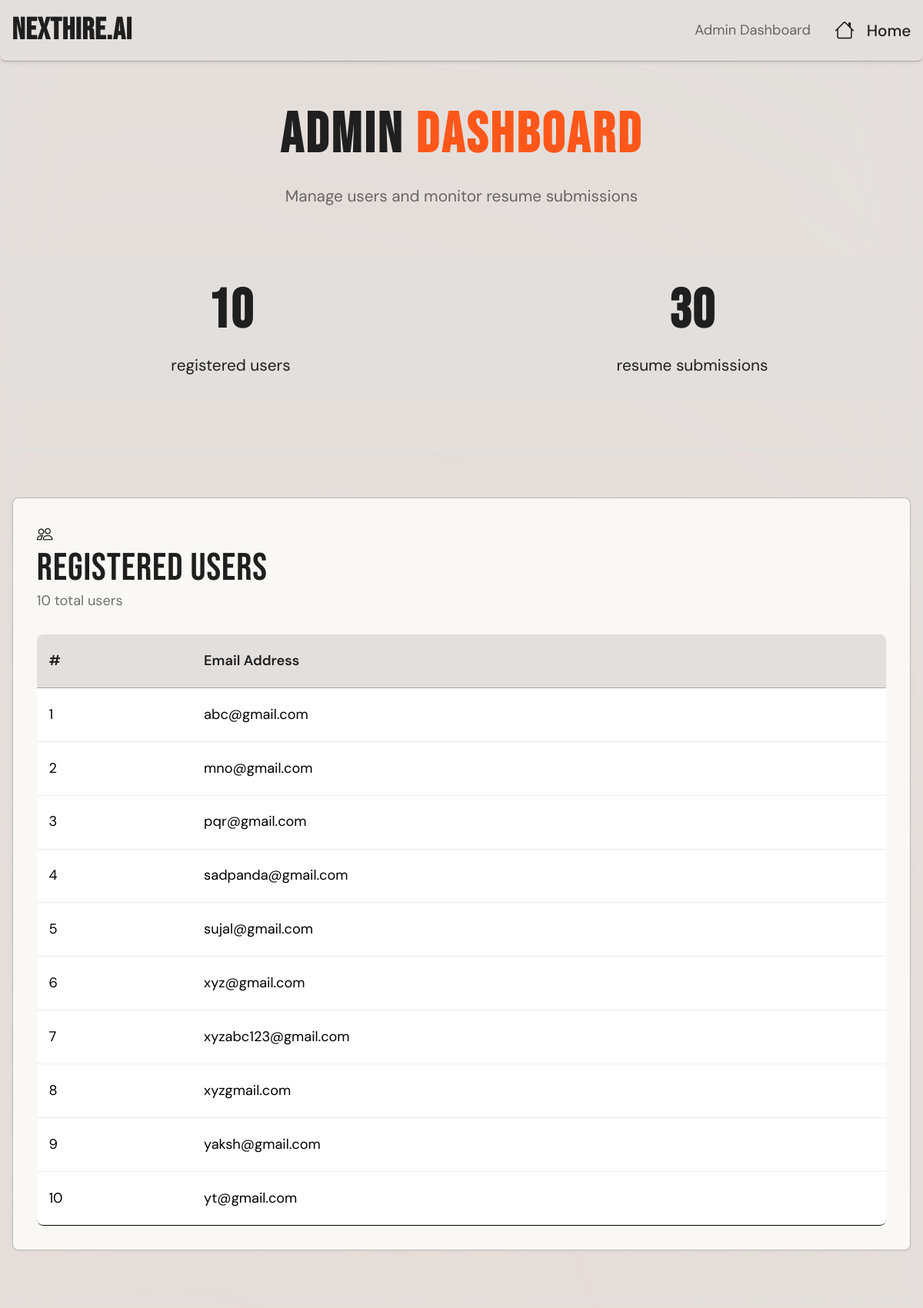
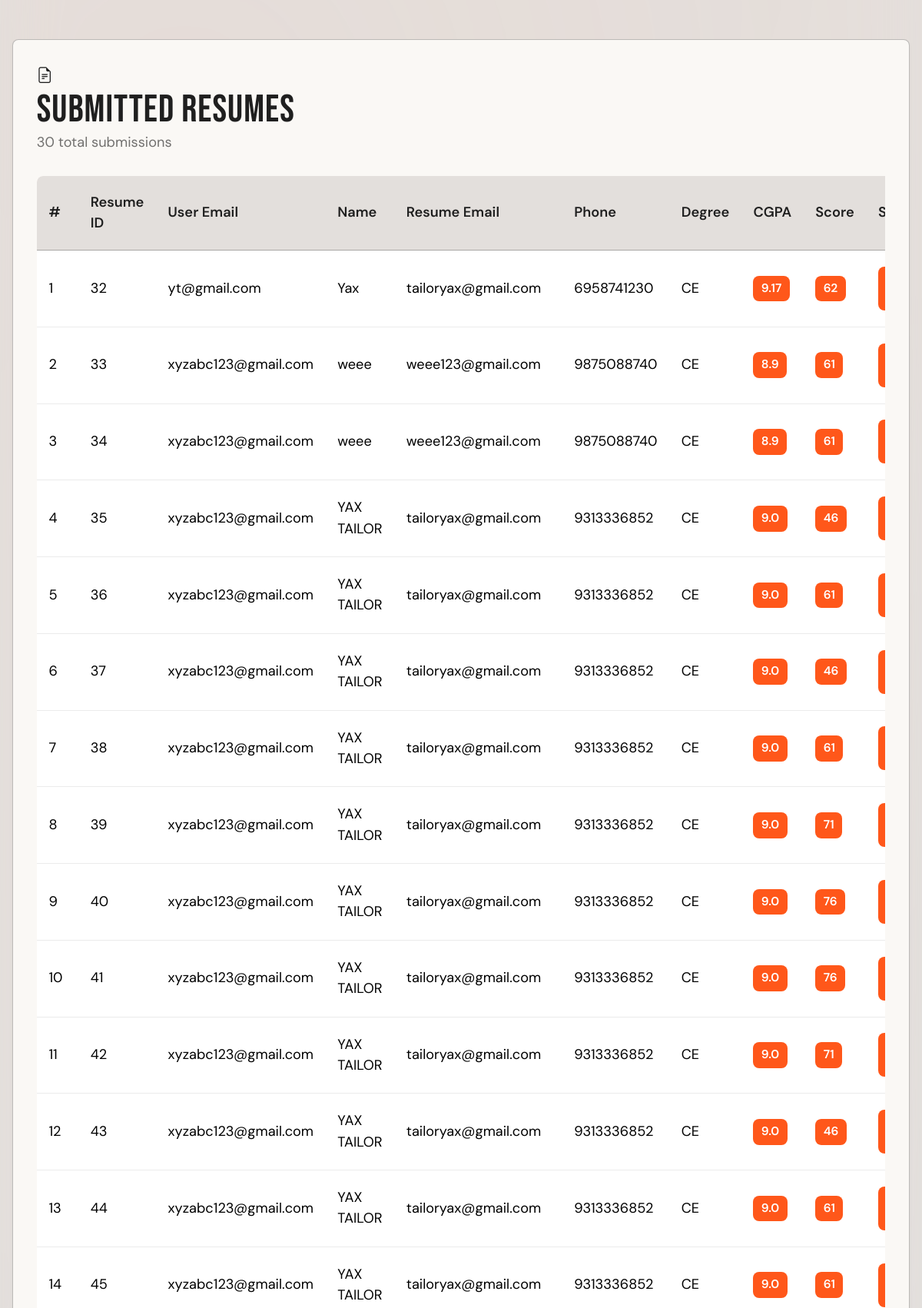
/admin_dashboard (signed in, upper part), run on the app's committed database (2 pictures, top to bottom).
### tables this page shows
CREATE TABLE users (
            email TEXT PRIMARY KEY,
            password TEXT
        );

CREATE TABLE resumes (
        id INTEGER PRIMARY KEY AUTOINCREMENT,
        user_email TEXT,
        name TEXT,
        phone TEXT,
        email TEXT,
        degree TEXT,
        cgpa TEXT,
        skills TEXT,
        projects TEXT,
        file_path TEXT
    , score INTEGER, status TEXT, created_at TEXT, github_username TEXT, city TEXT, about_yourself TEXT);

### app.py (the view)
@app.route("/admin_dashboard")
def admin_dashboard():
    if not session.get("admin"):
        return "Unauthorized", 401
    if not user_resume_history:
        rebuild_resume_history()
    conn = get_db()
    cur = conn.cursor()
    cur.execute("SELECT email FROM users")
    users = cur.fetchall()
    cur.execute("""
    SELECT id, user_email, name, email, phone, degree, cgpa, score, status, file_path
    FROM resumes
    """)
    resumes = cur.fetchall()
    conn.close()
    return render_template("admin.html",users=users,resumes=resumes,ds_history=user_resume_history)

### app.py (called while the page is built)
def get_db():
    return sqlite3.connect(DB_NAME)

### python_modules/resume_history_ds.py (called while the page is built)
    def get_resume_history(self):
        history = []
        current = self.head
        while current:
            history.append({
                "resume_id": current.resume_id,
                "created_at": current.created_at,
                "resume_score": current.resume_score,
                "readiness_status": current.readiness_status
            })
            current = current.next
        return history

### templates/admin.html (shortened to what this page needs)
<!DOCTYPE html>
<html lang="en">
<head>
    <link href="https://cdn.jsdelivr.net/npm/bootstrap@5.3.2/dist/css/bootstrap.min.css" rel="stylesheet">
    <link rel="stylesheet" href="https://cdn.jsdelivr.net/npm/bootstrap-icons@1.11.0/font/bootstrap-icons.css">
    <link rel="stylesheet" href="{{ url_for('static', filename='css/style.css') }}">
</head>
<body>
<header class="border-bottom py-3">
    <div class="container d-flex justify-content-between align-items-center">
        <h5 class="mb-0 fw-bold">NextHire.AI</h5>
        <nav class="d-none d-md-flex gap-4 align-items-center">
            <span class="text-muted small">Admin Dashboard</span>
            <a class="nav-link" href="/"><i class="bi bi-house"></i> Home</a>
        </nav>
    </div>
</header>
<div class="container py-5">
    <div class="text-center mb-5">
        <h1 class="hero-title" style="font-size: 3.5rem;">
            ADMIN <span class="hero-accent">DASHBOARD</span>
        </h1>
        <p class="text-muted">Manage users and monitor resume submissions</p>
    </div>
    <section class="py-4 mb-5" style="background-color: var(--background); border-radius: var(--radius);">
        <div class="row text-center">
            <div class="col-md-6">
                <h2 class="fw-bold">{{ users|length }}</h2>
                <p class="mb-0">registered users</p>
            </div>
            <div class="col-md-6">
                <h2 class="fw-bold">{{ resumes|length }}</h2>
                <p class="mb-0">resume submissions</p>
            </div>
        </div>
    </section>
    <div class="border-top mb-5"></div>
    <div class="panel mb-5">
        <div class="section-heading-container">
            <i class="bi bi-people section-heading-icon"></i>
            <div>
                <h3 class="mb-0">Registered Users</h3>
                <p class="text-muted small mb-0">{{ users|length }} total users</p>
            </div>
        </div>
        <div class="table-responsive">
            <table class="table">
                <thead>
                    <tr>
                        <th>#</th>
                        <th>Email Address</th>
                    </tr>
                </thead>
                <tbody>
                    {% for user in users %}
                    <tr>
                        <td>{{ loop.index }}</td>
                        <td>{{ user[0] }}</td>
                    </tr>
                    {% endfor %}
                </tbody>
            </table>
        </div>
    </div>
    <div class="border-top mb-5"></div>
    <div class="panel">
        <div class="section-heading-container">
            <i class="bi bi-file-earmark-text section-heading-icon"></i>
            <div>
                <h3 class="mb-0">Submitted Resumes</h3>
                <p class="text-muted small mb-0">{{ resumes|length }} total submissions</p>
            </div>
        </div>
        <div class="table-responsive">
            <table class="table">
                <thead>
                    <tr>
                        <th>#</th>
                        <th>Resume ID</th>
                        <th>User Email</th>
                        <th>Name</th>
                        <th>Resume Email</th>
                        <th>Phone</th>
                        <th>Degree</th>
                        <th>CGPA</th>
                        <th>Score</th>
                        <th>Status</th>
                    </tr>
                </thead>
                <tbody>
                    {% for r in resumes %}
                    <tr>
                        <td>{{ loop.index }}</td>
                        <td>{{ r[0] }}</td>
                        <td>{{ r[1] }}</td>
                        <td>{{ r[2] }}</td>
                        <td>{{ r[3] }}</td>
                        <td>{{ r[4] }}</td>
                        <td>{{ r[5] }}</td>
                        <td><span class="dashboard-badge">{{ r[6] }}</span></td>
                        <td><span class="dashboard-badge">{{ r[7] }}</span></td>
                        <td><span class="dashboard-badge">{{ r[8] }}</span></td>
                    </tr>
                    {% endfor %}
                </tbody>
            </table>
        </div>
    </div>
</div>
</body>
</html>

### static/css/style.css (style rules this page uses)
html { font-size: 130%; }
:root { --background: #E3DFDC; --foreground: hsl(0, 0%, 12%); --card: hsl(40, 30%, 97%); --primary: hsl(16, 100%, 55%); --secondary: hsl(215, 25%, 27%); --accent: hsl(210, 30%, 50%); --border: rgba(0, 0, 0, 0.25); --radius: 8px; }
header.border-bottom { border-bottom: 1px solid var(--border) !important; }
header { position: fixed; top: 0; left: 0; right: 0; background-color: var(--background); z-index: 1030; width: 100%; box-shadow: 0 2px 4px rgba(0,0,0,0.08); }
header.py-3 { padding-top: 0.75rem !important; padding-bottom: 0.75rem !important; }
body { background-color: var(--background); color: var(--foreground); font-family: 'DM Sans', -apple-system, BlinkMacSystemFont, 'Segoe UI', 'Roboto', 'Oxygen', 'Ubuntu', 'Cantarell', sans-serif; -webkit-font-smoothing: antialiased; padding-top: 4rem; transition: background-color 0.3s ease; }
body::before { content: ''; position: fixed; top: 0; left: 0; width: 100%; height: 100%; background: radial-gradient(circle at 20% 30%, hsla(16, 60%, 85%, 0.15) 0%, transparent 50%), radial-gradient(circle at 80% 70%, hsla(210, 40%, 85%, 0.12) 0%, transparent 50%), radial-gradient(circle at 40% 80%, hsla(40, 50%, 90%, 0.1) 0%, transparent 60%), linear-gradient(135deg, hsla(16, 30%, 92%, 0.08) 0%, hsla(210, 25%, 95%, 0.06) 100%); filter: blur(40px); z-index: -1; pointer-events: none; }
h1, h2, h3, h4, h5, h6, .hero-title, .accordion-button, .reviewer-name { font-family: 'Bebas Neue', -apple-system, BlinkMacSystemFont, 'Segoe UI', sans-serif; }
h1, h2, h3, h4, h5, h6 { font-weight: 400; letter-spacing: 0.02em; }
h1 { font-size: 4.2rem; }
h2 { font-size: 3.4rem; }
h3 { font-size: 2.8rem; }
h5 { font-size: 1.9rem; }
.hero-title { font-size: 5.5rem; font-weight: 800; text-transform: uppercase; letter-spacing: 0.05em; line-height: 0.85; margin-bottom: 1.5rem; color: var(--foreground); }
.hero-accent { color: var(--primary); }
.nav-link { color: var(--foreground); font-weight: 500; display: flex; align-items: center; gap: 0.75rem; }
.nav-link i { font-size: 1.4rem; flex-shrink: 0; }
.panel { background-color: var(--card); border: 1px solid var(--border); border-radius: var(--radius); padding: 1.5rem; box-shadow: 0 2px 4px rgba(0,0,0,0.04); margin-bottom: 2rem; transition: all 0.3s ease; }
.text-muted { color: rgba(0,0,0,0.55) !important; }
html { scroll-behavior: smooth; }
.nav-link { color: var(--foreground); font-weight: 500; display: flex; align-items: center; gap: 0.75rem; text-decoration: none; }
.nav-link i { font-size: 1.25em; flex-shrink: 0; line-height: 1; }
.section-heading-container { margin-bottom: 1.5rem; }
.section-heading-container h3 { margin: 0; line-height: 1.2; font-size: 2.4rem; }
.section-heading-container p { margin: 0; line-height: 1.3; }
.d-flex.align-items-center { align-items: center !important; }
.table { border-collapse: separate; border-spacing: 0; margin-bottom: 0; background-color: transparent; }
.table thead th { background-color: var(--background); border-bottom: 1px solid var(--border); padding: 1rem 0.75rem; font-size: 0.875rem; font-weight: 600; color: var(--foreground); vertical-align: middle; border-right: none; }
.table tbody tr { border-bottom: 1px solid rgba(0, 0, 0, 0.08); transition: all 0.2s ease; }
.table tbody tr:last-child { border-bottom: none; }
.table td { padding: 1rem 0.75rem; vertical-align: middle; border-right: none; font-size: 0.875rem; line-height: 1.5; }
.dashboard-badge { display: inline-flex; align-items: center; padding: 0.25rem 0.5rem; border-radius: var(--radius); font-size: 0.75rem; font-weight: 600; background-color: var(--primary); color: white; }
.table-responsive .table { margin-bottom: 0; }
.table { border-radius: var(--radius); overflow: hidden; }
.table thead th:first-child { border-top-left-radius: var(--radius); }
.table thead th:last-child { border-top-right-radius: var(--radius); }
.table tbody tr:last-child td:first-child { border-bottom-left-radius: var(--radius); }
.table tbody tr:last-child td:last-child { border-bottom-right-radius: var(--radius); }
section { border-radius: var(--radius); }
header { border-radius: 0 0 var(--radius) var(--radius); }
.nav-link img, header img, .bi, [class*="bi-"] { border-radius: 0; }
* { box-sizing: border-box; }
html, body { overflow-x: hidden; width: 100%; }
.container-fluid, .container { max-width: 100%; overflow-x: hidden; }

### data on the page
users: email "abc@gmail.com"
users: email "mno@gmail.com"
users: email "pqr@gmail.com"
users: email "sadpanda@gmail.com"
users: email "sujal@gmail.com"
users: email "xyz@gmail.com"
users: email "xyzabc123@gmail.com"
users: email "xyzgmail.com"
users: email "yaksh@gmail.com"
users: email "yt@gmail.com"
resumes: id "32", user_email "yt@gmail.com", name "Yax", email "tailoryax@gmail.com", phone "6958741230", degree "CE", cgpa "9.17", score "62"
resumes: id "33", user_email "xyzabc123@gmail.com", name "weee", email "weee123@gmail.com", phone "9875088740", degree "CE", cgpa "8.9", score "61"
resumes: id "34", user_email "xyzabc123@gmail.com", name "weee", email "weee123@gmail.com", phone "9875088740", degree "CE", cgpa "8.9", score "61"
resumes: id "35", user_email "xyzabc123@gmail.com", name "YAX TAILOR", email "tailoryax@gmail.com", phone "9313336852", degree "CE", cgpa "9.0", score "46"
resumes: id "36", user_email "xyzabc123@gmail.com", name "YAX TAILOR", email "tailoryax@gmail.com", phone "9313336852", degree "CE", cgpa "9.0", score "61"
resumes: id "37", user_email "xyzabc123@gmail.com", name "YAX TAILOR", email "tailoryax@gmail.com", phone "9313336852", degree "CE", cgpa "9.0", score "46"
resumes: id "38", user_email "xyzabc123@gmail.com", name "YAX TAILOR", email "tailoryax@gmail.com", phone "9313336852", degree "CE", cgpa "9.0", score "61"
resumes: id "39", user_email "xyzabc123@gmail.com", name "YAX TAILOR", email "tailoryax@gmail.com", phone "9313336852", degree "CE", cgpa "9.0", score "71"
resumes: id "40", user_email "xyzabc123@gmail.com", name "YAX TAILOR", email "tailoryax@gmail.com", phone "9313336852", degree "CE", cgpa "9.0", score "76"
resumes: id "41", user_email "xyzabc123@gmail.com", name "YAX TAILOR", email "tailoryax@gmail.com", phone "9313336852", degree "CE", cgpa "9.0", score "76"
resumes: id "42", user_email "xyzabc123@gmail.com", name "YAX TAILOR", email "tailoryax@gmail.com", phone "9313336852", degree "CE", cgpa "9.0", score "71"
resumes: id "43", user_email "xyzabc123@gmail.com", name "YAX TAILOR", email "tailoryax@gmail.com", phone "9313336852", degree "CE", cgpa "9.0", score "46"
resumes: id "44", user_email "xyzabc123@gmail.com", name "YAX TAILOR", email "tailoryax@gmail.com", phone "9313336852", degree "CE", cgpa "9.0", score "61"
resumes: id "45", user_email "xyzabc123@gmail.com", name "YAX TAILOR", email "tailoryax@gmail.com", phone "9313336852", degree "CE", cgpa "9.0", score "61"

### other printed values
{{ users|length }} "10"
{{ resumes|length }} "30"
